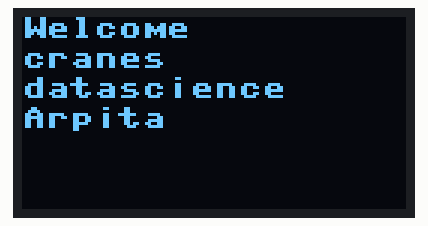
Simulated run of this program. Board: ESP32 board running MicroPython. On the bench: 128×64 one-colour display. At 0.1 s the program stops and its outputs stay as they are.

Above: at 0.1 s.

The program:

main12.py
```python
from machine import Pin, I2C
import ssd1306
from time import sleep

# ESP32 Pin assignment
i2c = I2C(-1, scl=Pin(5), sda=Pin(4))

oled_width = 128
oled_height = 64
oled = ssd1306.SSD1306_I2C(oled_width, oled_height, i2c)

oled.text('Welcome', 0, 0)
oled.text('cranes ', 0, 10)
oled.text('datascience', 0, 20)
oled.text('Arpita ', 0, 30)

oled.show()
```
